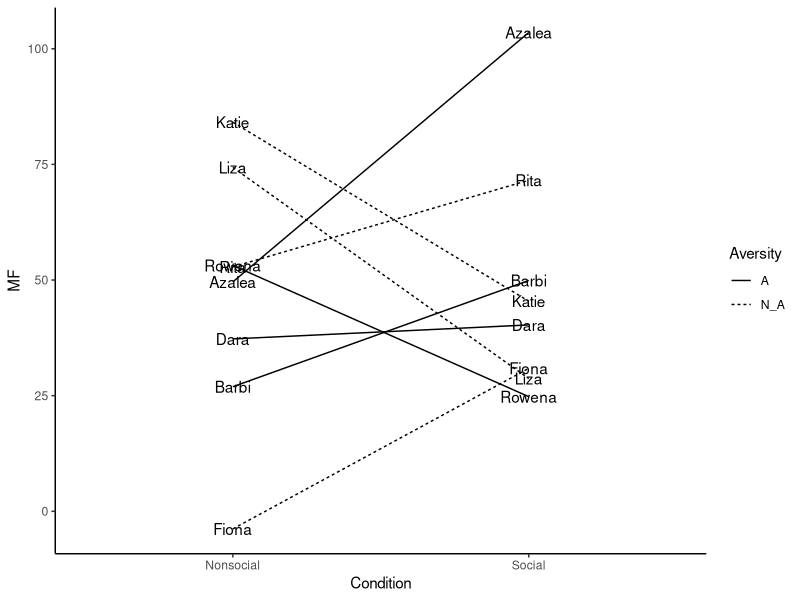
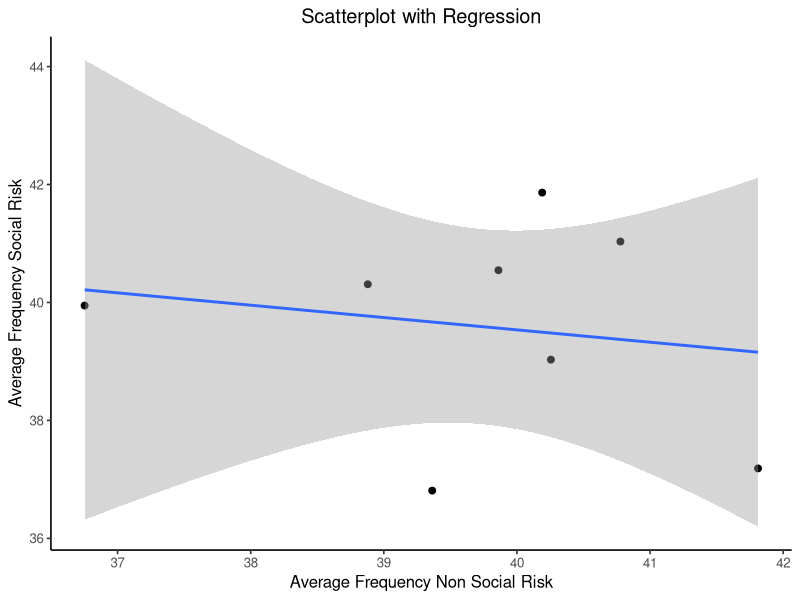
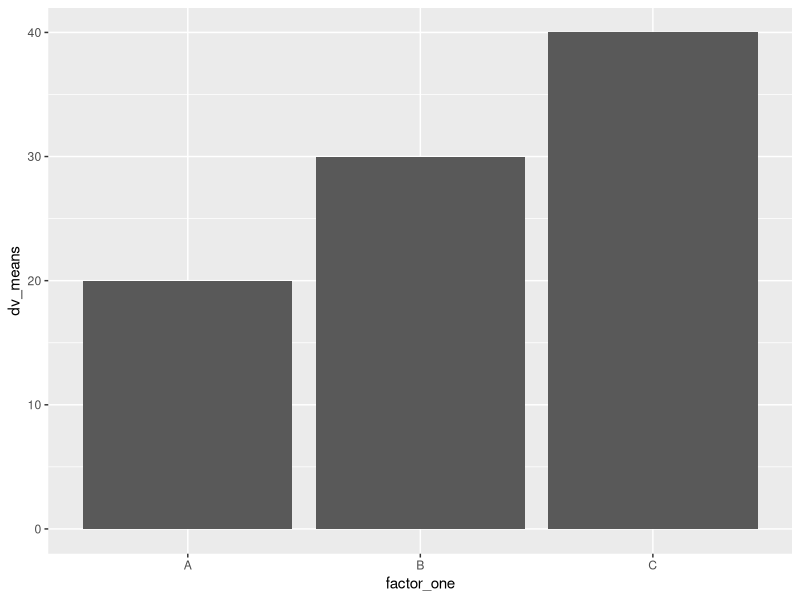
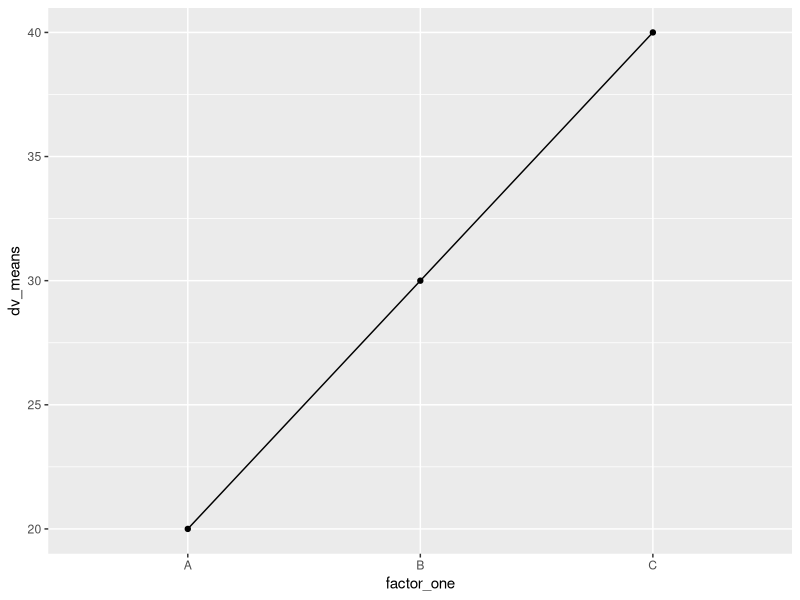
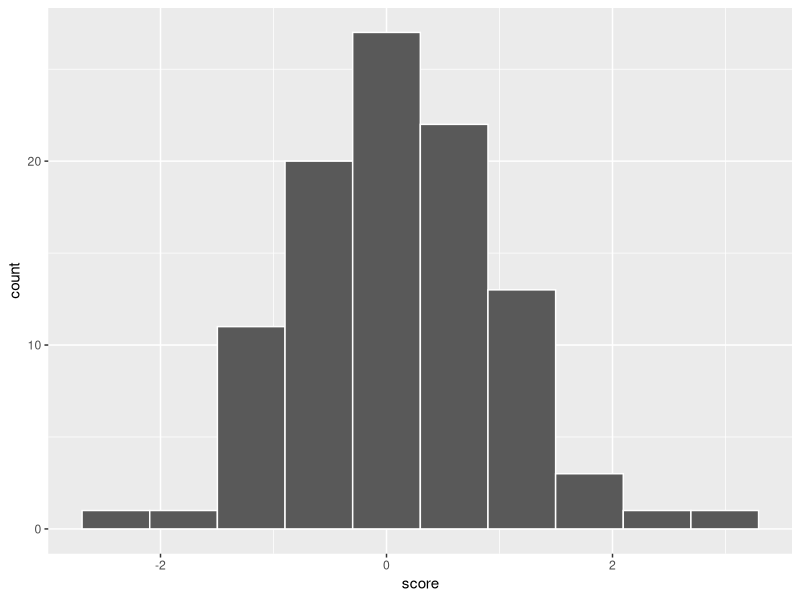

The R source for these figures, in order:
## ---- chunk 1
knitr::opts_chunk$set(message=FALSE,warning=FALSE, cache=TRUE)
## ---- chunk 2
library(ggplot2)

# add "each" to keep both copies of the names together 
Names <- rep(c("Dara","Azalea","Barbi","Rowena","Fiona","Katie","Liza","Rita"),each=2)
MF <- rnorm(16,50,25) 
Condition <-rep(c("Social","Nonsocial"),8)
# "times=" to repeat how many times you want A and N_A to be repeated 
Aversity <- rep(c("A","N_A"),times=c(8,8))
plot_df<- data.frame(Names, MF, Condition) 

ggplot(plot_df, aes(x=Condition, y=MF, group=Names,
                    linetype=Aversity))+ 
  geom_line()+
  geom_text(label=Names)+
  theme_classic()

## ---- chunk 3

AvNonRisk <- rnorm(8,40,2)
AvSocialRisk <- rnorm(8,40,2)
plot_df <- data.frame(AvNonRisk,AvSocialRisk)


ggplot(plot_df, aes(x=AvNonRisk,y=AvSocialRisk))+
  geom_point()+
  geom_point(size=2)+
  geom_smooth(method=lm)+
  
  xlab("Average Frequency Non Social Risk")+
  ylab("Average Frequency Social Risk")+
  ggtitle("Scatterplot with Regression")+
  theme_classic(base_size=12)+
  theme(plot.title = element_text(hjust = 0.5))

       
## ---- chunk 4
factor_one <- as.factor(c("A","B","C"))
dv_means <- c(20,30,40)
dv_SEs   <- c(4,3.4,4)
plot_df <- data.frame(factor_one,
                      dv_means,
                      dv_SEs)

ggplot(plot_df, aes(x=factor_one,y=dv_means))+
  geom_bar(stat="identity")
## ---- chunk 5
#Create a dataframe
factor_one <- as.factor(c("A","B","C"))
dv_means <- c(20,30,40)
dv_SEs   <- c(4,3.4,4)
plot_df <- data.frame(factor_one,
                      dv_means,
                      dv_SEs)

# basic line graph

ggplot(plot_df, aes(x=factor_one,y=dv_means, group=1))+
  geom_point()+
  geom_line()
## ---- chunk 6
score <- rnorm(100,0,1)
n <- 1:100
plot_df <- data.frame(score,n)

ggplot(plot_df, aes(x=score))+
  geom_histogram(bins=10,
                 color="white")
